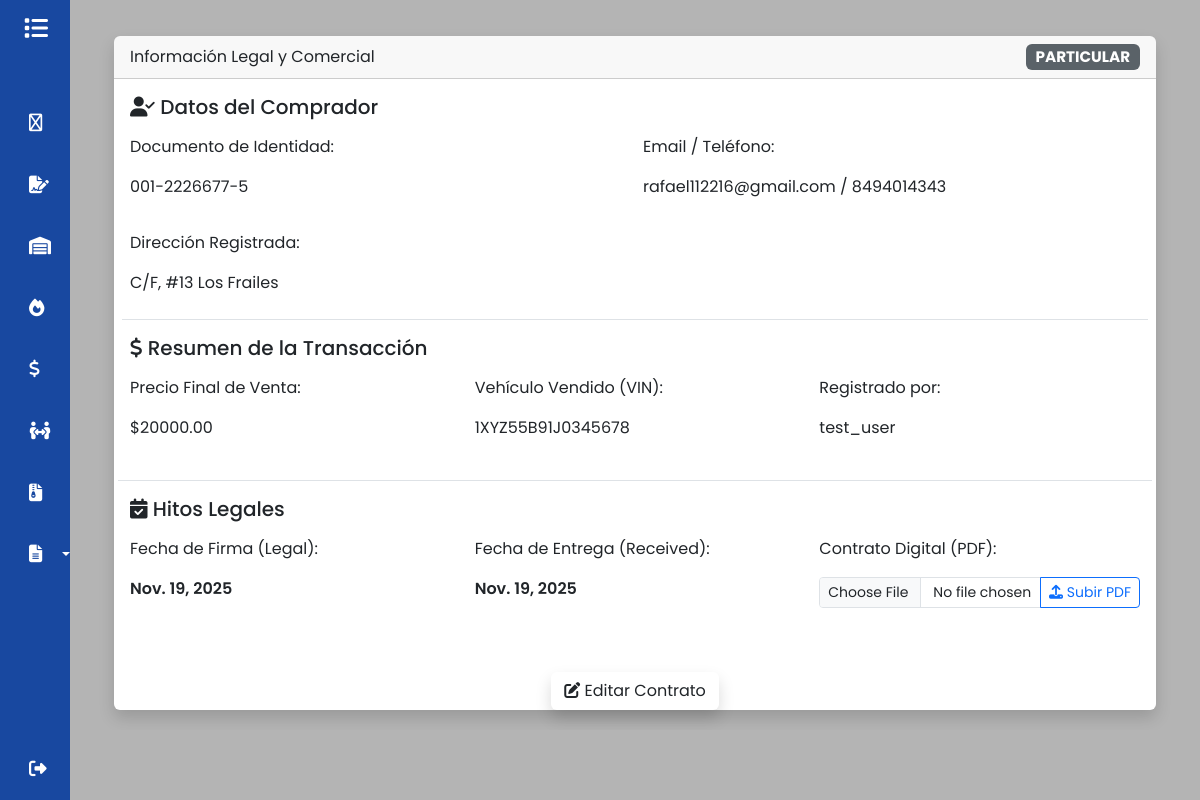
Page /show_contact/2 (signed in) on the earlier database version.
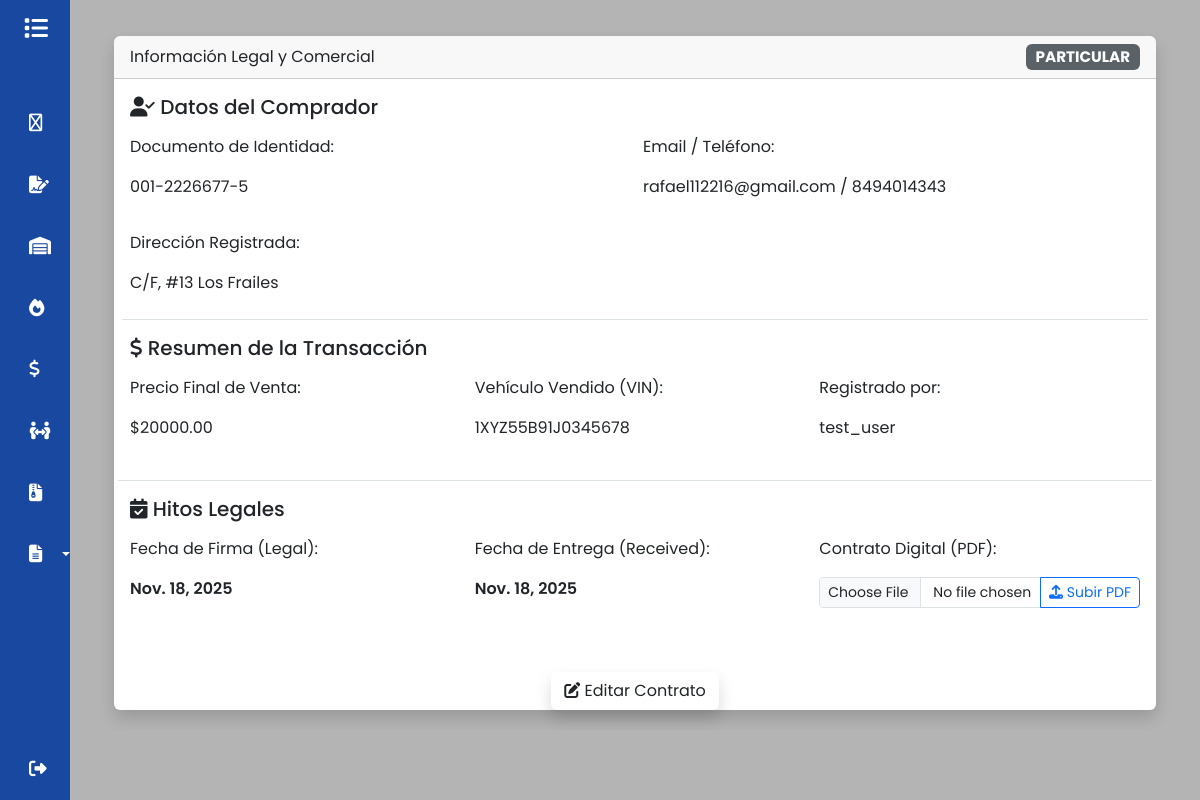
Same page on the later database version.
### GDMFX/models.py (models this page shows, shortened)
class Contract(models.Model):
    customer_name = models.CharField(max_length=150)
    id_document = models.CharField(max_length=13, unique=True, null=True, blank=True)
    email = models.EmailField(max_length=50, null=True, blank=True)
    phone = models.CharField(max_length=12, null=True, blank=True)
    address = models.CharField(max_length=150, null=True, blank=True)
    register_date = models.DateTimeField(auto_now_add=True)
    vehicle_sold = models.ForeignKey(Vehicles, on_delete=models.PROTECT)
    price_sold = models.DecimalField(max_digits=12, decimal_places=2)
    sign_date = models.DateField(null=True, blank=True)
    received = models.DateField(null=True, blank=True)
    file_pdf = models.FileField(upload_to='contracts/', null=True, blank=True)
    CUSTOMER_TYPE_CHOICES = [
        ('Customer', 'Customer'),
        ('Business', 'Business'),
    ]
    customer_type = models.CharField(max_length=10, choices=CUSTOMER_TYPE_CHOICES, null=True, blank=True)
    user = models.ForeignKey(User, on_delete=models.CASCADE)

class Vehicles(models.Model):
    vin = models.CharField(max_length=17, unique=True)
    brand = models.CharField(max_length=50)
    model = models.CharField(max_length=50)
    CONDITION_CHOICES = [
        ('Used', 'Used'),
        ('New', 'New'),
    ]
    condition = models.CharField(max_length=10, choices=CONDITION_CHOICES)
    km = models.IntegerField(default=0)
    color = models.CharField(max_length=50)
    price_adquisition = models.DecimalField(max_digits=12, decimal_places=2, null=True, blank=True)
    selling_price = models.DecimalField(max_digits=12, decimal_places=2, null=True, blank=True)
    integration_date = models.DateField(null=True, blank=True)
    STATUS_CHOICES = [
        ('Available', 'Available'),
        ('Sold', 'Sold'),
    ]
    status = models.CharField(max_length=10, choices=STATUS_CHOICES)
    user = models.ForeignKey(User, on_delete=models.CASCADE)

### GDMFX/views.py (the view)
# urls.py: path('show_contact/<int:id_contract>', views.show_contract, name='show_contract'),
@login_required
def show_contract(request, id_contract):
    contract = get_object_or_404(Contract, pk= id_contract, user = request.user)
    pdf_exists = False
    if contract.file_pdf and contract.file_pdf.name:
        try:
            pdf_exists = contract.file_pdf.storage.exists(contract.file_pdf.name)
        except Exception:
            pdf_exists = False
    return render(request, 'show_contract.html', {'contract': contract, 'pdf_exists': pdf_exists})

### GDMFX/templates/show_contract.html (shortened to what the changed rows need)
{% extends 'base.html'%}
{%block content%}
<div class="container mt-3 mb-0">
    <div class="card shadow border-0">
        <div class="card-body p-3">
            <div class="row g-3 mb-3 border-bottom pb-2">
                <div class="col-md-6 col-12">
                    <p class="detail-label">Documento de Identidad:</p>
                    <p class="detail-value">{{ contract.id_document }}</p>
                </div>
                <div class="col-md-6 col-12">
                    <p class="detail-label">Email / Teléfono:</p>
                    <p class="detail-value">{{ contract.email }} / {{ contract.phone }}</p>
                </div>
                <div class="col-12">
                    <p class="detail-label">Dirección Registrada:</p>
                    <p class="detail-value">{{ contract.address }}</p>
                </div>
            </div>
            <div class="row mb-3 border-bottom pb-2">
                <div class="col-md-4 mb-3">
                    <p class="detail-label">Precio Final de Venta:</p>
                    <p class="price-sold">
                        ${{ contract.price_sold|default:"0.00" }}
                    </p>
                </div>
                <div class="col-md-4 mb-3">
                    <p class="detail-label">Vehículo Vendido (VIN):</p>
                    <p class="detail-value">{{ contract.vehicle_sold.vin }}</p>
                </div>
                <div class="col-md-4 mb-3">
                    <p class="detail-label">Registrado por:</p>
                    <p class="detail-value">{{ contract.user.username }}</p>
                </div>
            </div>
            <div class="row">
                <div class="col-md-4 mb-3">
                    <p class="detail-value">
                        {% if contract.sign_date %}
                        <span style="color: var(--color-success); font-weight: 600;">{{ contract.sign_date}}</span>
                        {% else %}
                        <span style="color: var(--color-danger); font-weight: 600;">PENDIENTE DE FIRMA</span>
                        {% endif %}
                    </p>
                </div>
                <div class="col-md-4 mb-3">
                    <p class="detail-value">
                        {% if contract.received %}
                        <span style="color: var(--color-success); font-weight: 600;">{{contract.received}}</span>
                        {% else %}
                        <span style="color: var(--color-danger); font-weight: 600;">PENDIENTE DE ENTREGA</span>
                        {% endif %}
                    </p>
                </div>
            </div>
        </div>
    </div>
</div>
{%endblock%}

Differences in the rows shown:
changed Contract "rafael112216@gmail.com": sign_date "Nov. 19, 2025" → "Nov. 18, 2025"; received "Nov. 19, 2025" → "Nov. 18, 2025"
